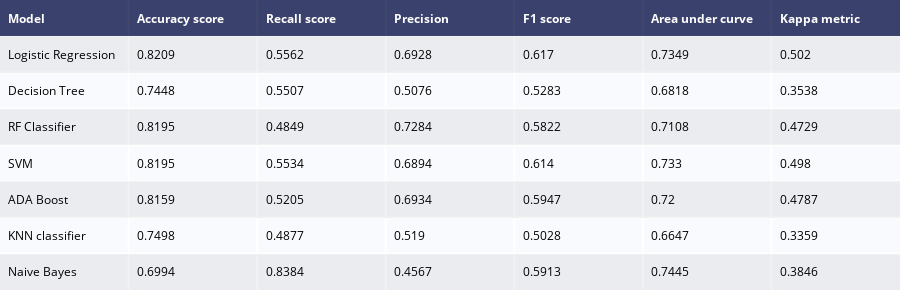

The code cell stored with this chart in its notebook:
### Code cell
import plotly.offline as py #Model Performance
py.init_notebook_mode(connected=True)
import plotly.figure_factory as ff
from sklearn.metrics import f1_score
from sklearn.metrics import cohen_kappa_score
from sklearn.metrics import confusion_matrix,accuracy_score,classification_report
from sklearn.metrics import roc_auc_score,roc_curve,scorer
import statsmodels.api as sm

from sklearn.metrics import precision_score,recall_score


#gives model report in dataframe
def model_report(model,X_train, X_test, y_train, y_test,name) :
    model.fit(X_train,y_train)
    predictions  = model.predict(X_test)
    accuracy     = accuracy_score(y_test,predictions)
    recallscore  = recall_score(y_test,predictions)
    precision    = precision_score(y_test,predictions)
    roc_auc      = roc_auc_score(y_test,predictions)
    f1score      = f1_score(y_test,predictions) 
    kappa_metric = cohen_kappa_score(y_test,predictions)
    
    df = pd.DataFrame({"Model"           : [name],
                       "Accuracy score"  : [accuracy],
                       "Recall score"    : [recallscore],
                       "Precision"       : [precision],
                       "F1 score"        : [f1score],
                       "Area under curve": [roc_auc],
                       "Kappa metric"    : [kappa_metric],
                      })
    return df

#outputs for every model
model1 = model_report(model_lr,X_train, X_test, y_train, y_test, "Logistic Regression")
model2 = model_report(model_dt,X_train, X_test, y_train, y_test,"Decision Tree")
model3 = model_report(model_rf,X_train, X_test, y_train, y_test,"RF Classifier")
model4 = model_report(model_svm,X_train, X_test, y_train, y_test,"SVM")
model5 = model_report(model_ada,X_train, X_test, y_train, y_test,"ADA Boost")
model6 = model_report(model_knn,X_train, X_test, y_train, y_test,"KNN classifier")
model7 = model_report(model_gnb,X_train, X_test, y_train, y_test,"Naive Bayes")


#concat all models
model_performances = pd.concat([model1,model2,model3,model4,model5, model6, model7],axis = 0).reset_index()

model_performances = model_performances.drop(columns = "index",axis =1)

table  = ff.create_table(np.round(model_performances,4))

py.iplot(table)

### Figure 1 — Plotly figure (JSON) as saved in the notebook; plotly's stock layout.template omitted (floating-point values rounded to 4 significant figures)
{"data": [{"colorscale": [[0, "#00083e"], [0.5, "#ededee"], [1, "#ffffff"]], "hoverinfo": "none", "opacity": 0.75, "showscale": false, "type": "heatmap", "z": [[0, 0, 0, 0, 0, 0, 0], [0.5, 0.5, 0.5, 0.5, 0.5, 0.5, 0.5], [1, 1, 1, 1, 1, 1, 1], [0.5, 0.5, 0.5, 0.5, 0.5, 0.5, 0.5], [1, 1, 1, 1, 1, 1, 1], [0.5, 0.5, 0.5, 0.5, 0.5, 0.5, 0.5], [1, 1, 1, 1, 1, 1, 1], [0.5, 0.5, 0.5, 0.5, 0.5, 0.5, 0.5]]}], "layout": {"annotations": [{"align": "left", "font": {"color": "#ffffff"}, "showarrow": false, "text": "<b>Model</b>", "x": -0.45, "xanchor": "left", "xref": "x", "y": 0, "yref": "y"}, {"align": "left", "font": {"color": "#ffffff"}, "showarrow": false, "text": "<b>Accuracy score</b>", "x": 0.55, "xanchor": "left", "xref": "x", "y": 0, "yref": "y"}, {"align": "left", "font": {"color": "#ffffff"}, "showarrow": false, "text": "<b>Recall score</b>", "x": 1.55, "xanchor": "left", "xref": "x", "y": 0, "yref": "y"}, {"align": "left", "font": {"color": "#ffffff"}, "showarrow": false, "text": "<b>Precision</b>", "x": 2.55, "xanchor": "left", "xref": "x", "y": 0, "yref": "y"}, {"align": "left", "font": {"color": "#ffffff"}, "showarrow": false, "text": "<b>F1 score</b>", "x": 3.55, "xanchor": "left", "xref": "x", "y": 0, "yref": "y"}, {"align": "left", "font": {"color": "#ffffff"}, "showarrow": false, "text": "<b>Area under curve</b>", "x": 4.55, "xanchor": "left", "xref": "x", "y": 0, "yref": "y"}, {"align": "left", "font": {"color": "#ffffff"}, "showarrow": false, "text": "<b>Kappa metric</b>", "x": 5.55, "xanchor": "left", "xref": "x", "y": 0, "yref": "y"}, {"align": "left", "font": {"color": "#000000"}, "showarrow": false, "text": "Logistic Regression", "x": -0.45, "xanchor": "left", "xref": "x", "y": 1, "yref": "y"}, {"align": "left", "font": {"color": "#000000"}, "showarrow": false, "text": "0.8209", "x": 0.55, "xanchor": "left", "xref": "x", "y": 1, "yref": "y"}, {"align": "left", "font": {"color": "#000000"}, "showarrow": false, "text": "0.5562", "x": 1.55, "xanchor": "left", "xref": "x", "y": 1, "yref": "y"}, {"align": "left", "font": {"color": "#000000"}, "showarrow": false, "text": "0.6928", "x": 2.55, "xanchor": "left", "xref": "x", "y": 1, "yref": "y"}, {"align": "left", "font": {"color": "#000000"}, "showarrow": false, "text": "0.617", "x": 3.55, "xanchor": "left", "xref": "x", "y": 1, "yref": "y"}, {"align": "left", "font": {"color": "#000000"}, "showarrow": false, "text": "0.7349", "x": 4.55, "xanchor": "left", "xref": "x", "y": 1, "yref": "y"}, {"align": "left", "font": {"color": "#000000"}, "showarrow": false, "text": "0.502", "x": 5.55, "xanchor": "left", "xref": "x", "y": 1, "yref": "y"}, {"align": "left", "font": {"color": "#000000"}, "showarrow": false, "text": "Decision Tree", "x": -0.45, "xanchor": "left", "xref": "x", "y": 2, "yref": "y"}, {"align": "left", "font": {"color": "#000000"}, "showarrow": false, "text": "0.7448", "x": 0.55, "xanchor": "left", "xref": "x", "y": 2, "yref": "y"}, {"align": "left", "font": {"color": "#000000"}, "showarrow": false, "text": "0.5507", "x": 1.55, "xanchor": "left", "xref": "x", "y": 2, "yref": "y"}, {"align": "left", "font": {"color": "#000000"}, "showarrow": false, "text": "0.5076", "x": 2.55, "xanchor": "left", "xref": "x", "y": 2, "yref": "y"}, {"align": "left", "font": {"color": "#000000"}, "showarrow": false, "text": "0.5283", "x": 3.55, "xanchor": "left", "xref": "x", "y": 2, "yref": "y"}, {"align": "left", "font": {"color": "#000000"}, "showarrow": false, "text": "0.6818", "x": 4.55, "xanchor": "left", "xref": "x", "y": 2, "yref": "y"}, {"align": "left", "font": {"color": "#000000"}, "showarrow": false, "text": "0.3538", "x": 5.55, "xanchor": "left", "xref": "x", "y": 2, "yref": "y"}, {"align": "left", "font": {"color": "#000000"}, "showarrow": false, "text": "RF Classifier", "x": -0.45, "xanchor": "left", "xref": "x", "y": 3, "yref": "y"}, {"align": "left", "font": {"color": "#000000"}, "showarrow": false, "text": "0.8195", "x": 0.55, "xanchor": "left", "xref": "x", "y": 3, "yref": "y"}, {"align": "left", "font": {"color": "#000000"}, "showarrow": false, "text": "0.4849", "x": 1.55, "xanchor": "left", "xref": "x", "y": 3, "yref": "y"}, {"align": "left", "font": {"color": "#000000"}, "showarrow": false, "text": "0.7284", "x": 2.55, "xanchor": "left", "xref": "x", "y": 3, "yref": "y"}, {"align": "left", "font": {"color": "#000000"}, "showarrow": false, "text": "0.5822", "x": 3.55, "xanchor": "left", "xref": "x", "y": 3, "yref": "y"}, {"align": "left", "font": {"color": "#000000"}, "showarrow": false, "text": "0.7108", "x": 4.55, "xanchor": "left", "xref": "x", "y": 3, "yref": "y"}, {"align": "left", "font": {"color": "#000000"}, "showarrow": false, "text": "0.4729", "x": 5.55, "xanchor": "left", "xref": "x", "y": 3, "yref": "y"}, {"align": "left", "font": {"color": "#000000"}, "showarrow": false, "text": "SVM", "x": -0.45, "xanchor": "left", "xref": "x", "y": 4, "yref": "y"}, {"align": "left", "font": {"color": "#000000"}, "showarrow": false, "text": "0.8195", "x": 0.55, "xanchor": "left", "xref": "x", "y": 4, "yref": "y"}, {"align": "left", "font": {"color": "#000000"}, "showarrow": false, "text": "0.5534", "x": 1.55, "xanchor": "left", "xref": "x", "y": 4, "yref": "y"}, {"align": "left", "font": {"color": "#000000"}, "showarrow": false, "text": "0.6894", "x": 2.55, "xanchor": "left", "xref": "x", "y": 4, "yref": "y"}, {"align": "left", "font": {"color": "#000000"}, "showarrow": false, "text": "0.614", "x": 3.55, "xanchor": "left", "xref": "x", "y": 4, "yref": "y"}, {"align": "left", "font": {"color": "#000000"}, "showarrow": false, "text": "0.733", "x": 4.55, "xanchor": "left", "xref": "x", "y": 4, "yref": "y"}, {"align": "left", "font": {"color": "#000000"}, "showarrow": false, "text": "0.498", "x": 5.55, "xanchor": "left", "xref": "x", "y": 4, "yref": "y"}, {"align": "left", "font": {"color": "#000000"}, "showarrow": false, "text": "ADA Boost", "x": -0.45, "xanchor": "left", "xref": "x", "y": 5, "yref": "y"}, {"align": "left", "font": {"color": "#000000"}, "showarrow": false, "text": "0.8159", "x": 0.55, "xanchor": "left", "xref": "x", "y": 5, "yref": "y"}, {"align": "left", "font": {"color": "#000000"}, "showarrow": false, "text": "0.5205", "x": 1.55, "xanchor": "left", "xref": "x", "y": 5, "yref": "y"}, {"align": "left", "font": {"color": "#000000"}, "showarrow": false, "text": "0.6934", "x": 2.55, "xanchor": "left", "xref": "x", "y": 5, "yref": "y"}, {"align": "left", "font": {"color": "#000000"}, "showarrow": false, "text": "0.5947", "x": 3.55, "xanchor": "left", "xref": "x", "y": 5, "yref": "y"}, {"align": "left", "font": {"color": "#000000"}, "showarrow": false, "text": "0.72", "x": 4.55, "xanchor": "left", "xref": "x", "y": 5, "yref": "y"}, {"align": "left", "font": {"color": "#000000"}, "showarrow": false, "text": "0.4787", "x": 5.55, "xanchor": "left", "xref": "x", "y": 5, "yref": "y"}, {"align": "left", "font": {"color": "#000000"}, "showarrow": false, "text": "KNN classifier", "x": -0.45, "xanchor": "left", "xref": "x", "y": 6, "yref": "y"}, {"align": "left", "font": {"color": "#000000"}, "showarrow": false, "text": "0.7498", "x": 0.55, "xanchor": "left", "xref": "x", "y": 6, "yref": "y"}, {"align": "left", "font": {"color": "#000000"}, "showarrow": false, "text": "0.4877", "x": 1.55, "xanchor": "left", "xref": "x", "y": 6, "yref": "y"}, {"align": "left", "font": {"color": "#000000"}, "showarrow": false, "text": "0.519", "x": 2.55, "xanchor": "left", "xref": "x", "y": 6, "yref": "y"}, {"align": "left", "font": {"color": "#000000"}, "showarrow": false, "text": "0.5028", "x": 3.55, "xanchor": "left", "xref": "x", "y": 6, "yref": "y"}, {"align": "left", "font": {"color": "#000000"}, "showarrow": false, "text": "0.6647", "x": 4.55, "xanchor": "left", "xref": "x", "y": 6, "yref": "y"}, {"align": "left", "font": {"color": "#000000"}, "showarrow": false, "text": "0.3359", "x": 5.55, "xanchor": "left", "xref": "x", "y": 6, "yref": "y"}, {"align": "left", "font": {"color": "#000000"}, "showarrow": false, "text": "Naive Bayes", "x": -0.45, "xanchor": "left", "xref": "x", "y": 7, "yref": "y"}, {"align": "left", "font": {"color": "#000000"}, "showarrow": false, "text": "0.6994", "x": 0.55, "xanchor": "left", "xref": "x", "y": 7, "yref": "y"}, {"align": "left", "font": {"color": "#000000"}, "showarrow": false, "text": "0.8384", "x": 1.55, "xanchor": "left", "xref": "x", "y": 7, "yref": "y"}, {"align": "left", "font": {"color": "#000000"}, "showarrow": false, "text": "0.4567", "x": 2.55, "xanchor": "left", "xref": "x", "y": 7, "yref": "y"}, {"align": "left", "font": {"color": "#000000"}, "showarrow": false, "text": "0.5913", "x": 3.55, "xanchor": "left", "xref": "x", "y": 7, "yref": "y"}, {"align": "left", "font": {"color": "#000000"}, "showarrow": false, "text": "0.7445", "x": 4.55, "xanchor": "left", "xref": "x", "y": 7, "yref": "y"}, {"align": "left", "font": {"color": "#000000"}, "showarrow": false, "text": "0.3846", "x": 5.55, "xanchor": "left", "xref": "x", "y": 7, "yref": "y"}], "height": 290, "margin": {"b": 0, "l": 0, "r": 0, "t": 0}, "xaxis": {"dtick": 1, "gridwidth": 2, "showticklabels": false, "tick0": -0.5, "ticks": "", "zeroline": false}, "yaxis": {"autorange": "reversed", "dtick": 1, "gridwidth": 2, "showticklabels": false, "tick0": 0.5, "ticks": "", "zeroline": false}}}
